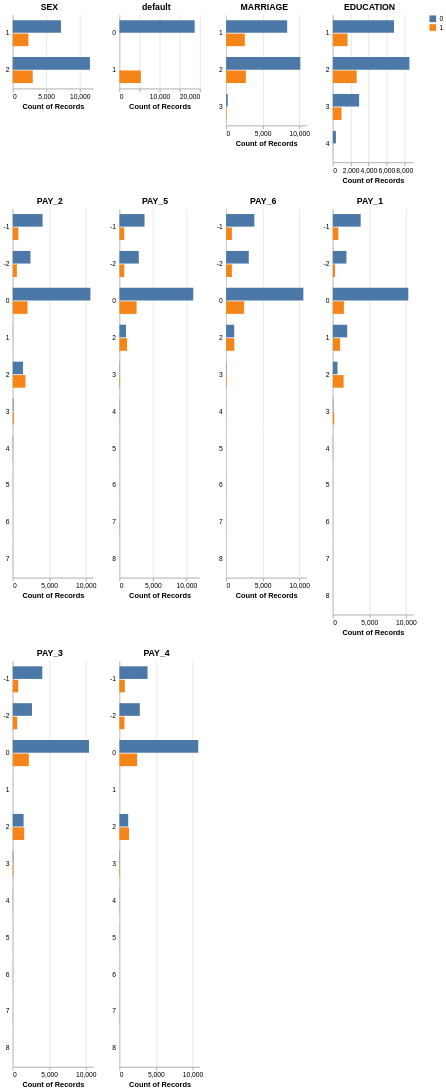

Notebook code cell kept with this figure:
### Code cell
aly.dist(eda[[*DISCRETE, TARGET]].astype(str), dtype="object", color=TARGET)
